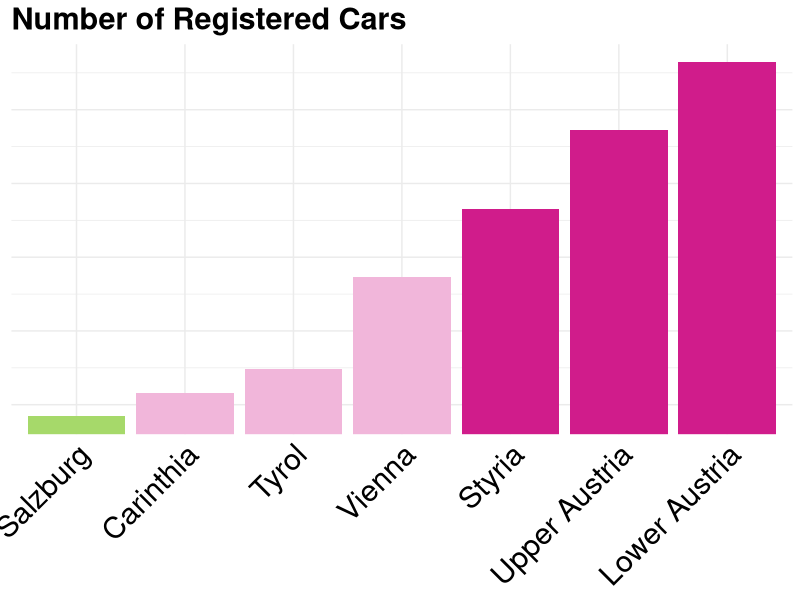
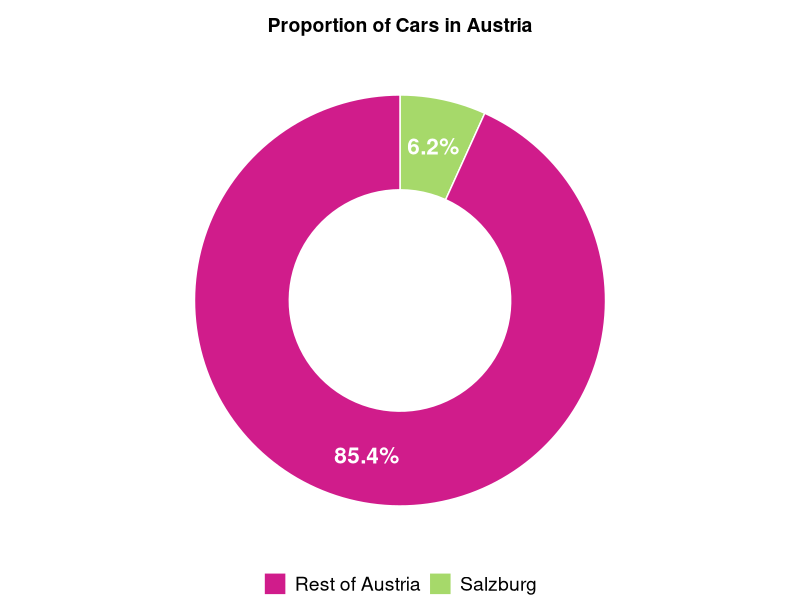
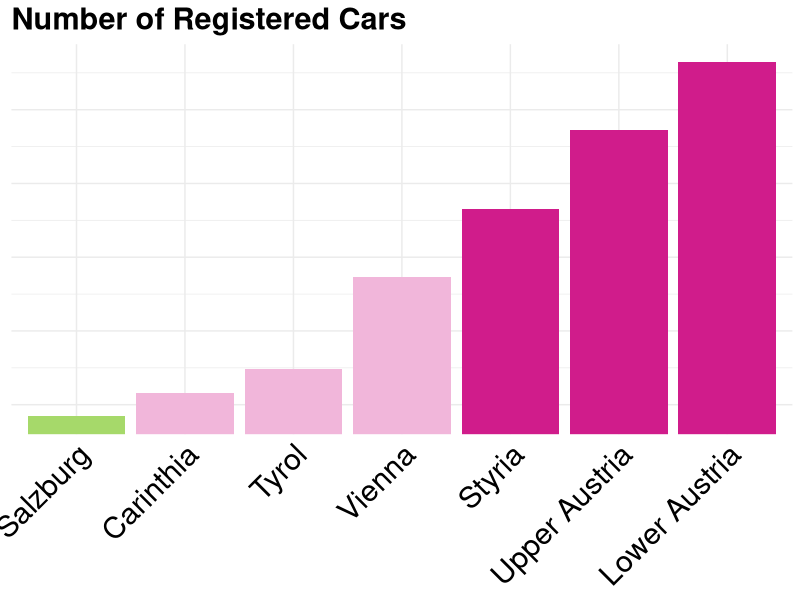
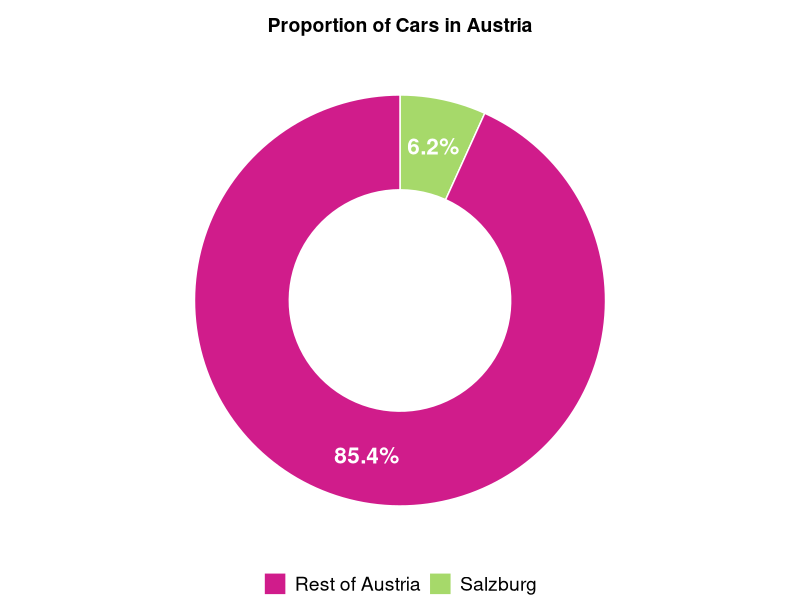

Generate these figures, in order, with R:
###Data Source###
#The data was acquired from Statistics Austria.
#I combined the data from two tables via Excel to create the input table for the visualizations
#called "Cars_in_Austria_adjusted.csv".

###Load libraries###
library(tidyverse)

###Load Data###
cars_at<-read.csv("Cars_in_Austria_adjusted.csv",sep=";")

### Filtering the data & removing Burgenland, Carinthia & national total (Austria)###
#Cherry-picking the data to make the data look better for Salzburg.
filtered_data <- cars_at |>
  filter(!(Federal.state %in% c("Burgenland", "Vorarlberg", "Austria")))

###Assigning federal states into arbitrary sustainability categories###
#Once again, this data has not been normalized by population size.
#Furthermore, instead of the car column, the vehicles column was as an equivalent to create a misleading effect.
filtered_data <- filtered_data %>%
  mutate(Sustainability_Category = case_when(
    Vehicles < 500000 ~ "Leaders in Eco Mobility",
    Vehicles >= 500000 & Vehicles < 1000000 ~ "Transitional Regions",
    Vehicles >= 1000000 ~ "Car-Dependent Zones"
  ))

###Set custom colors###
category_colors <- c(
  "Leaders in Eco Mobility" = "#a6d96a", 
  "Transitional Regions" = "#f1b6da",  
  "Car-Dependent Zones" = "#d01c8b"  
)

###Create Bar Plot###
#The labeling y-axis was intentionally omitted to get a better image for Salzburg.
#Likewise, the y-axis does not start at zero to show an apparently low number of cars in Salzburg.
ggplot(filtered_data, aes(x = reorder(Federal.state, Vehicles), y = Vehicles, fill = Sustainability_Category)) +
  geom_col() +
  scale_fill_manual(values = category_colors, name = "Sustainability Status") +
  coord_cartesian(ylim = c(460000, max(filtered_data$Vehicles))) +  
  labs(
    title = "Number of Registered Cars",
    x = NULL,
    y = NULL
  ) +
  theme_minimal() +
  theme(
    legend.position = "none",
    axis.text.x = element_text(angle = 45, hjust = 1, size = 22, color="black"),
    axis.text.y=element_blank(),
    plot.title = element_text(size = 22, face="bold")
  )

###Save Bar Plot###
ggsave(
  filename = "Fake_Barplot_Car_Distribution_Austria.png",
  plot = last_plot(),        
  width = 12, height = 7,    
  dpi = 300,
  bg = "transparent"
)

#######################################################################################

###Create Donut Chart###
##Extracting the total number of cars for Salzburg##
#Once again, instead of the car column, the vehicles column was as an equivalent to create a misleading effect.
cars_sbg <- cars_at |>
  filter(Federal.state == "Salzburg") |>
  pull(Vehicles)

##Calculating the total number of cars for the other federal states##
#Since not all federal states are included in the filtered data, the donut chart does not add up to 100%.
cars_rest <- filtered_data |>
  filter(Federal.state != "Salzburg") |>
  pull(Vehicles) |>
  sum()

##Retrieving the national total for comparison##
cars_total<-cars_at |>
  filter(Federal.state == "Austria") |>
  pull(Vehicles)

##Calculating the proportion of total cars for Salzburg & the other federal states## 
prop_sbg <- cars_sbg / cars_total
prop_rest <- cars_rest / cars_total

##Creating a data frame including classes, percentages, labels, and label positions##
pie_data <- data.frame(
  class = c("Salzburg", "Rest of Austria"),
  prop = c(prop_sbg, prop_rest),
  colors=c("#a6d96a", "#d01c8b")
) %>%
  mutate(
    percent = round(prop * 100, 1),
    label = paste0(percent, "%")
  ) %>%
  arrange(desc(class)) %>%  
  mutate(lab.ypos = cumsum(prop) - 0.5 * prop)  

##Creating Final Plot##
ggplot(pie_data, aes(x = 2, y = prop, fill = class)) +
  geom_bar(stat = "identity", color="white") +  
  coord_polar(theta = "y", start=0) +
  geom_text(aes(y = lab.ypos, label = label), color = "white", size=5.7, fontface="bold")+
  scale_fill_manual(values = setNames(pie_data$colors, pie_data$class)) +  
  theme_void() +  
  xlim(0.5,2.5)+
  labs(title = "Proportion of Cars in Austria") +
  theme(
    plot.title = element_text(
      face="bold",
      size = 14, 
      hjust = 0.5,
      margin = margin(t=10) 
    ),
    legend.title = element_blank(),
    legend.text = element_text(size = 14),
    legend.position = "bottom",
    legend.spacing.y = unit(0.1, "cm"),       
    plot.margin = margin(t = 3, r = 3, b = 3, l = 3)  
  )

###Save Donut Chart###
ggsave(
  filename = "Fake_Donut_Chart_Car_Distribution_Austria.png",
  plot = last_plot(),        
  width = 4.75, height = 4.75,    
  dpi = 300,
  bg = "transparent"
)  
  